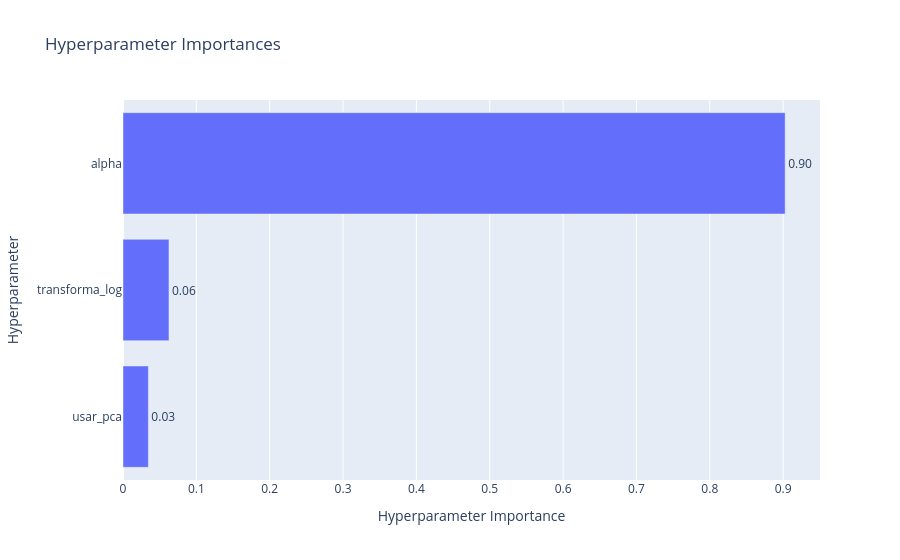

The notebook cell this image was saved under:
### Code cell
vis.plot_param_importances(estudo_hpc)

### Figure 1 — Plotly figure (JSON) as saved in the notebook; plotly's stock layout.template omitted (floating-point values rounded to 4 significant figures)
{"data": [{"cliponaxis": false, "hovertemplate": ["usar_pca (CategoricalDistribution): 0.03455714802306695<extra></extra>", "transforma_log (CategoricalDistribution): 0.06268399919720344<extra></extra>", "alpha (FloatDistribution): 0.9027588527797298<extra></extra>"], "name": "Objective Value", "orientation": "h", "text": ["0.03", "0.06", "0.90"], "textposition": "outside", "type": "bar", "x": [0.03456, 0.06268, 0.9028], "y": ["usar_pca", "transforma_log", "alpha"]}], "layout": {"title": {"text": "Hyperparameter Importances"}, "xaxis": {"title": {"text": "Hyperparameter Importance"}}, "yaxis": {"title": {"text": "Hyperparameter"}}}}
